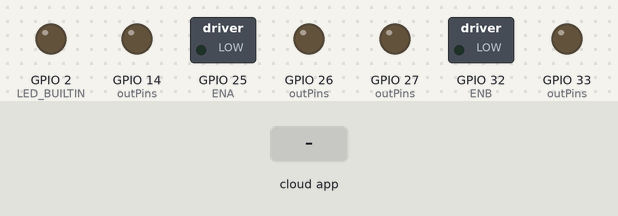
This sketch was run on a simulated ESP32. On the bench: switched loads named in the sketch (green lamp = pin HIGH), output pins drawn as LEDs (lit = HIGH). The inputs (shaded band) are chosen by the test bench. The ROS host is connected and sends only what is stated.

Above: at 1.2 s.
1.3 s: the phone or cloud app sets linear.x to -100
At 2.1 s:
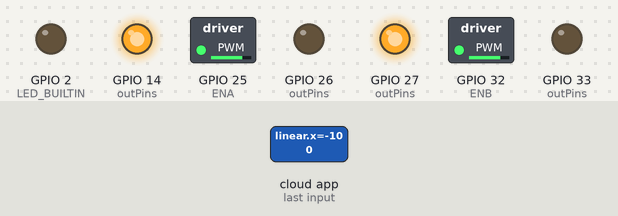
2.8 s: the phone or cloud app sets angular.z to -100
At 3.2 s:
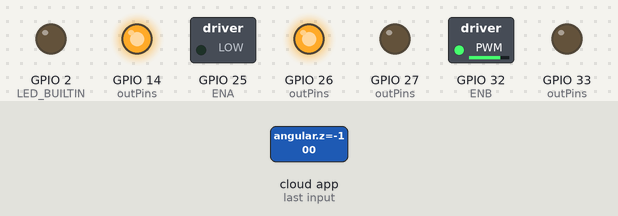
4.3 s: the phone or cloud app sets linear.x to 0
At 5.5 s:
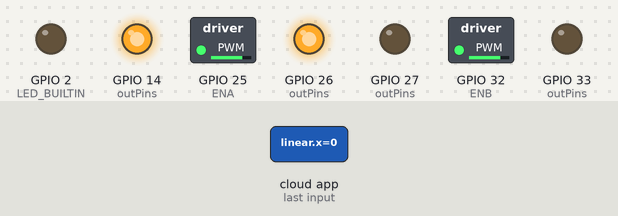
5.8 s: the phone or cloud app sets angular.z to 0
At 6.6 s:
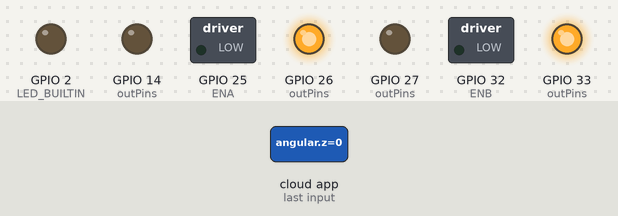
7.3 s: the phone or cloud app sets linear.x to 100
At 7.7 s:
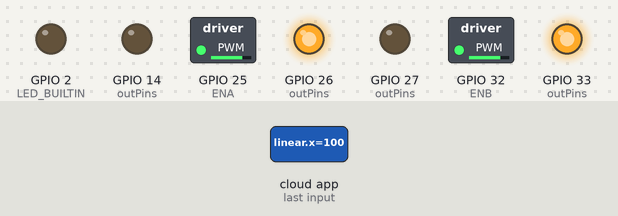
8.8 s: the phone or cloud app sets angular.z to 100
At 10.0 s:
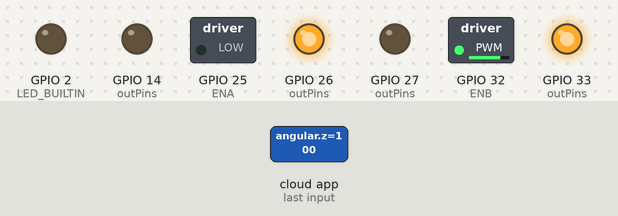
Timing chart, 0 to 11.3 s (numbered marks = the images above; inputs shaded):
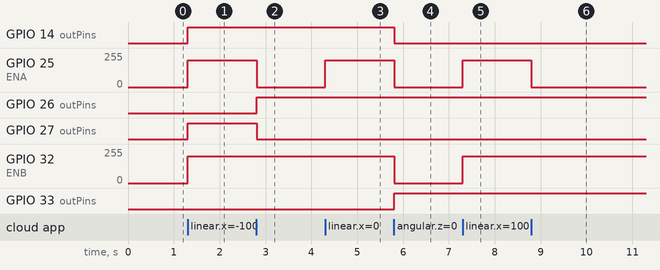

Measured:
- after the input at 1.3 s, GPIO 14 (outPins), GPIO 27 (outPins): LOW → HIGH at once; GPIO 25 (ENA), GPIO 32 (ENB): 0/255 → 199/255 at once
- after the input at 2.8 s, GPIO 25 (ENA): 199/255 → 0/255 at once; GPIO 26 (outPins): LOW → HIGH at once; GPIO 27 (outPins): HIGH → LOW at once
- after the input at 4.3 s, GPIO 25 (ENA): 0/255 → 199/255 at once
- after the input at 5.8 s, GPIO 14 (outPins): HIGH → LOW at once; GPIO 25 (ENA), GPIO 32 (ENB): 199/255 → 0/255 at once; GPIO 33 (outPins): LOW → HIGH at once
- after the input at 7.3 s, GPIO 25 (ENA), GPIO 32 (ENB): 0/255 → 199/255 at once
- after the input at 8.8 s, GPIO 25 (ENA): 199/255 → 0/255 at once

The sketch:

microros_subscriber_esp32.ino
```cpp
// snippet: microros_subscriber_esp32
// tags: ros2, micro-ros, microros, esp32, subscriber, cmd_vel, twist, motor, drive, callback
// boards: TBD
// library: micro_ros_arduino
// description: Subscribe to ROS2 geometry_msgs/Twist (cmd_vel) and drive motors from ESP32.
//   Maps linear.x (-1..1) and angular.z (-1..1) to differential drive PWM.
//   Send from PC:  ros2 topic pub /cmd_vel geometry_msgs/msg/Twist "{linear: {x: 0.5}}"
// prompts: micro-ROS subscriber, cmd_vel ESP32 ROS2, Twist message motor drive, ROS2 drive ESP32 microROS
// exact-include: micro_ros_arduino.h, rcl/rcl.h, rclc/rclc.h, rclc/executor.h, geometry_msgs/msg/twist.h

#include <micro_ros_arduino.h>
#include <rcl/rcl.h>
#include <rclc/rclc.h>
#include <rclc/executor.h>
#include <geometry_msgs/msg/twist.h>

// Motor pins (L298N / generic H-bridge)
const int ENA = 25, IN1 = 26, IN2 = 27;
const int ENB = 32, IN3 = 33, IN4 = 14;
const int MAX_PWM = 200;

rcl_subscription_t  subscriber;
geometry_msgs__msg__Twist twistMsg;
rclc_executor_t     executor;
rclc_support_t      support;
rcl_allocator_t     allocator;
rcl_node_t          node;

#define RCCHECK(fn) { rcl_ret_t rc = fn; if (rc != RCL_RET_OK) errorLoop(); }

void errorLoop() {
  while (1) { digitalWrite(LED_BUILTIN, !digitalRead(LED_BUILTIN)); delay(100); }
}

void setMotor(int en, int in1, int in2, int spd) {
  spd = constrain(spd, -MAX_PWM, MAX_PWM);
  digitalWrite(in1, spd >= 0 ? HIGH : LOW);
  digitalWrite(in2, spd >= 0 ? LOW  : HIGH);
  ledcWrite(en, abs(spd));  // arduino-esp32 3.x: write by pin, not channel
}

void twistCallback(const void* msgIn) {
  const geometry_msgs__msg__Twist* msg = (const geometry_msgs__msg__Twist*)msgIn;

  float lin = msg->linear.x;    // -1..1
  float ang = msg->angular.z;   // -1..1

  int left  = (int)((lin - ang) * MAX_PWM);
  int right = (int)((lin + ang) * MAX_PWM);
  setMotor(ENA, IN1, IN2, left);
  setMotor(ENB, IN3, IN4, right);
}

void setup() {
  pinMode(LED_BUILTIN, OUTPUT);
  int outPins[] = {IN1, IN2, IN3, IN4};
  for (int p : outPins) pinMode(p, OUTPUT);

  // ESP32 LEDC for PWM (arduino-esp32 3.x API: attach by pin, freq, resolution —
  // ledcSetup/ledcAttachPin were removed in core 3.0).
  ledcAttach(ENA, 5000, 8);
  ledcAttach(ENB, 5000, 8);

  set_microros_transports();

  allocator = rcl_get_default_allocator();
  RCCHECK(rclc_support_init(&support, 0, NULL, &allocator));
  RCCHECK(rclc_node_init_default(&node, "motor_node", "", &support));

  RCCHECK(rclc_subscription_init_default(
    &subscriber, &node,
    ROSIDL_GET_MSG_TYPE_SUPPORT(geometry_msgs, msg, Twist),
    "cmd_vel"));

  RCCHECK(rclc_executor_init(&executor, &support.context, 1, &allocator));
  RCCHECK(rclc_executor_add_subscription(
    &executor, &subscriber, &twistMsg, twistCallback, ON_NEW_DATA));
}

void loop() {
  rclc_executor_spin_some(&executor, RCL_MS_TO_NS(10));
  delay(1);
}
```
